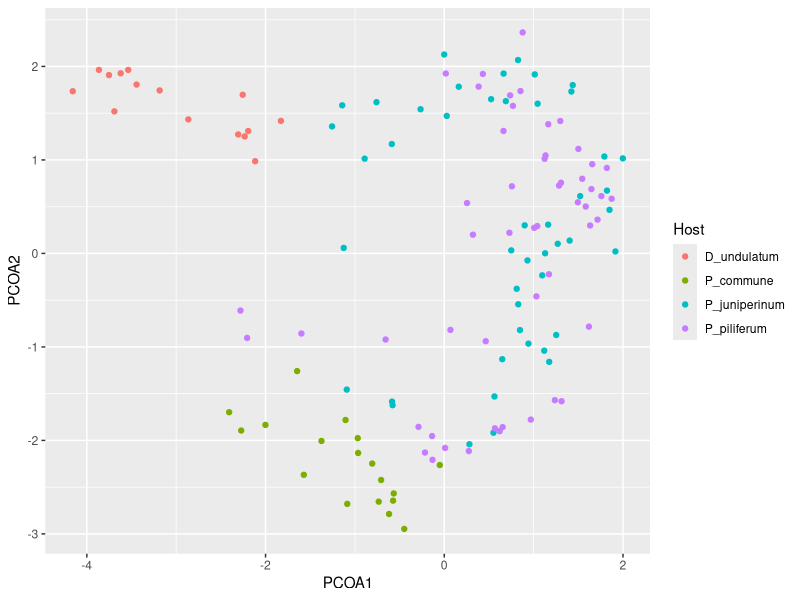
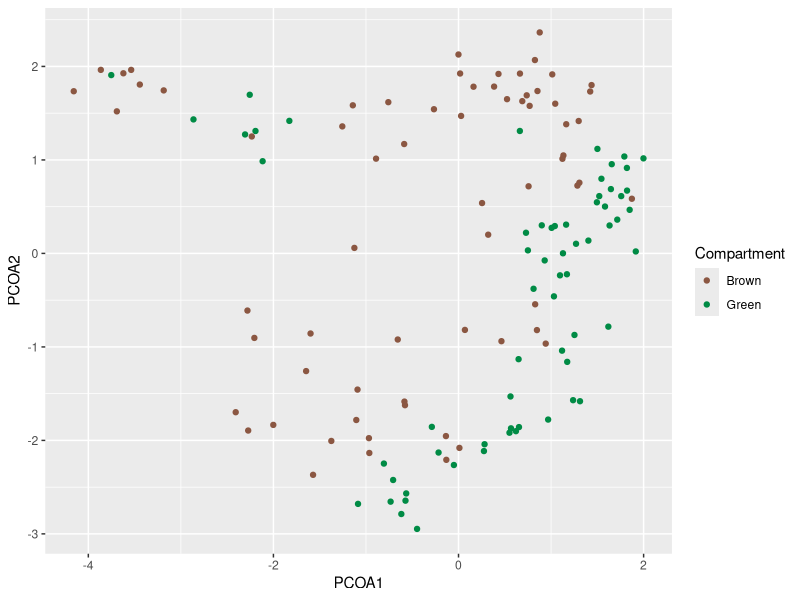
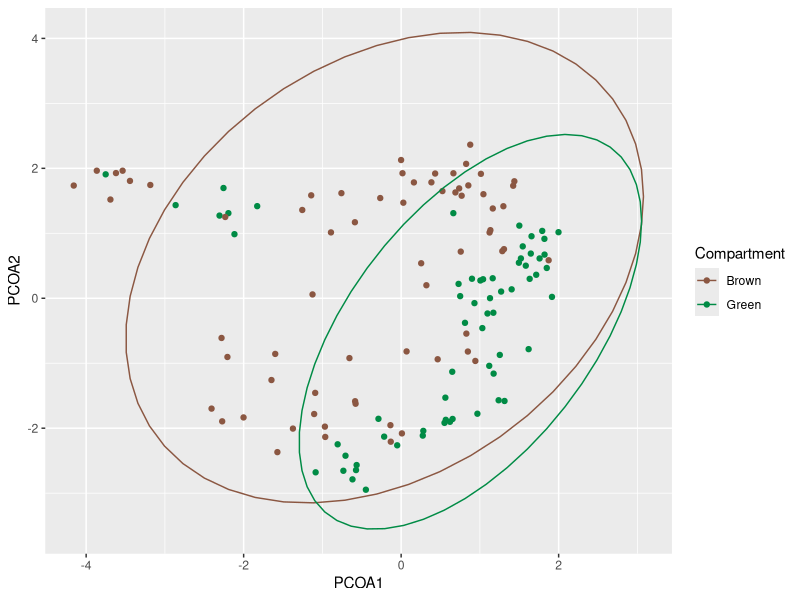
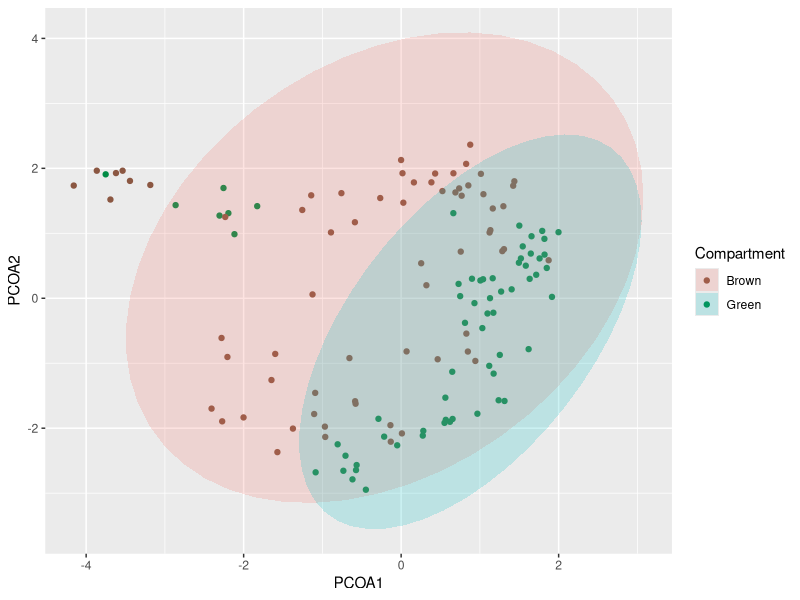
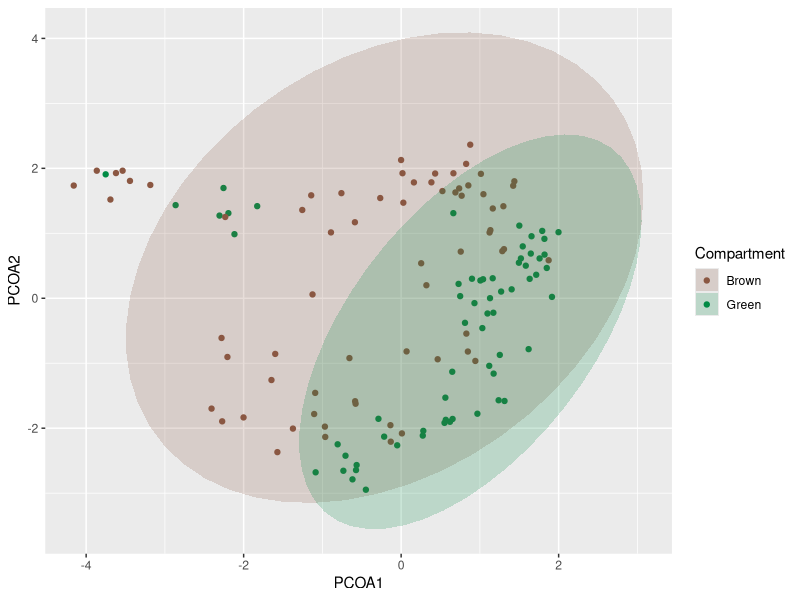
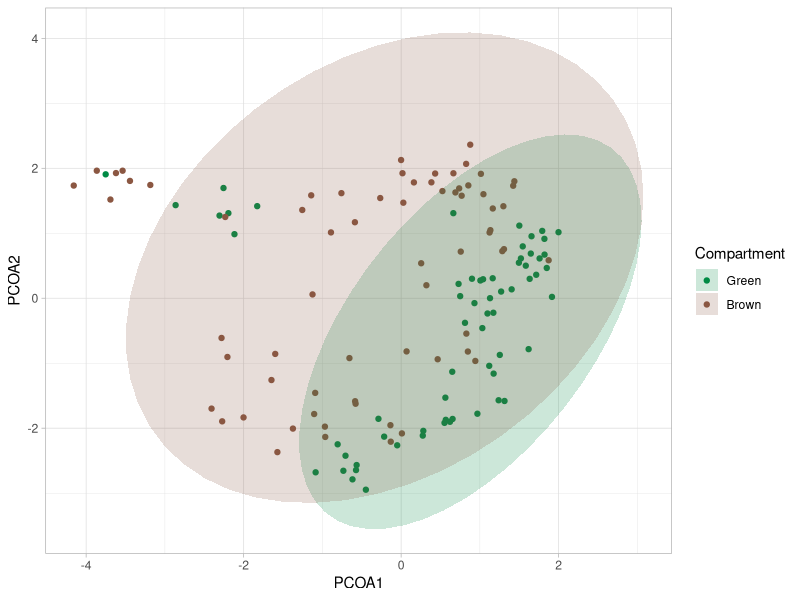
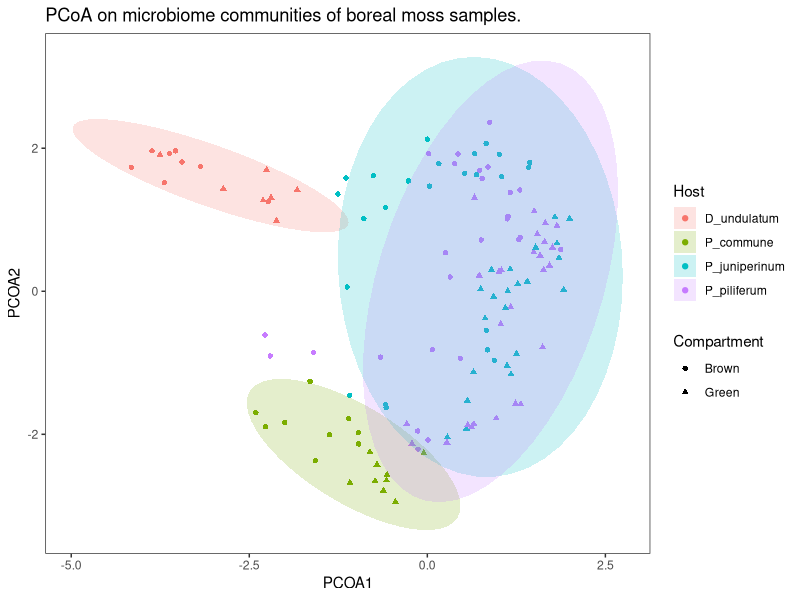
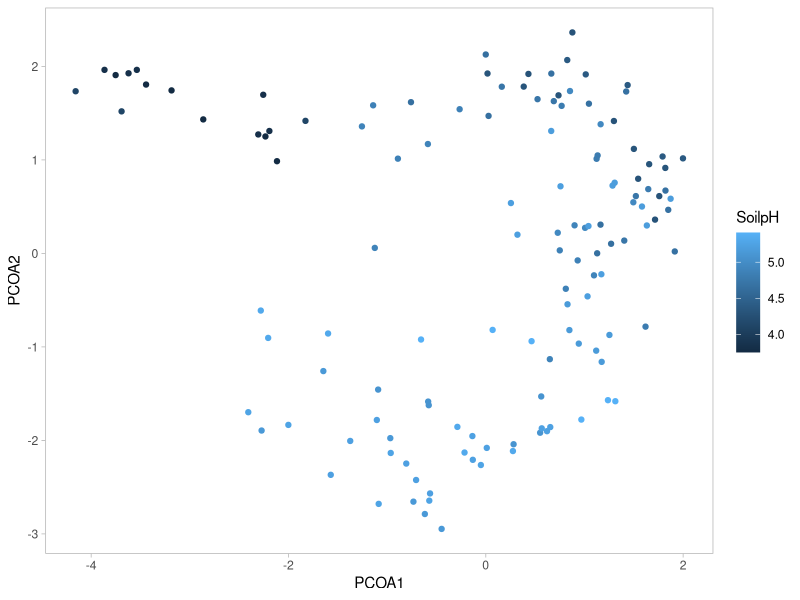

Here is the R script that generated these plots, in order:
## ---- chunk 1
library(tidyverse) # Load required library
## ---- chunk 2
pcoa <- read.delim("../Data/pcoa.tsv")

ggplot(pcoa, aes(x = PCOA1, y = PCOA2)) +
  geom_point(aes(colour = Host)) 
## ---- chunk 3
comp_colours <- c("lightsalmon4", "springgreen4")

(pcoa_comp <- ggplot(pcoa, aes(x = PCOA1, y = PCOA2)) +
  geom_point(aes(colour = Compartment)) + # ***
  scale_colour_manual(values = comp_colours) # ***
) # Notice I'm saving this plot as an object, because we will be building on it. Wrapping in () is equivalent to calling the pcoa_comp object afterwards.
## ---- chunk 4
(pcoa_comp +
  stat_ellipse(aes(colour = Compartment))
)
## ---- chunk 5
(pcoa_comp +
  stat_ellipse(geom = "polygon", # fill the ellipses
               alpha = 0.2, # transparency 
               aes(fill = Compartment)) # fill instead of colour
)
## ---- chunk 6
(pcoa_comp +
  stat_ellipse(geom = "polygon", alpha = 0.2, aes(fill = Compartment)) +
  scale_fill_manual(values = comp_colours) # <<< there
)
## ---- chunk 7
comp_colours2 <- c("springgreen4", "lightsalmon4")

# Prep dataset
pcoa %>% 
  mutate(Compartment = factor(Compartment, levels = c("Green", "Brown"))) %>% 
  # Plot : 
  ggplot(., aes(x = PCOA1, y = PCOA2)) +
  geom_point(aes(colour = Compartment)) + 
  scale_colour_manual(values = comp_colours2)  +
  stat_ellipse(geom = "polygon", alpha = 0.2, aes(fill = Compartment)) +
  scale_fill_manual(values = comp_colours2) +
  theme_light()
## ---- chunk 8
ggplot(pcoa, aes(x = PCOA1, y = PCOA2)) +
  geom_point(aes(colour = Host, shape = Compartment)) + # ***
  stat_ellipse(geom = "polygon", alpha = 0.2, aes(fill = Host)) +
  labs(title = "PCoA on microbiome communities of boreal moss samples.") + 
  theme_bw() + theme(panel.grid = element_blank())
## ---- chunk 9
(pcoa_pH <- ggplot(pcoa, aes(x = PCOA1, y = PCOA2)) +
  geom_point(aes(colour = SoilpH)) + # continuous scale
  theme_light() +
  theme(panel.grid = element_blank()) # remove the grid
)
## ---- chunk 10
PCOA1 <- 15.6 
PCOA2 <- 9.2
# lines and lines of code later...
pcoa_pH + 
  labs(x = paste0('PCOA1 (', PCOA1, ' %)'),
       y = paste0('PCOA2 (', PCOA2, ' %)'))
